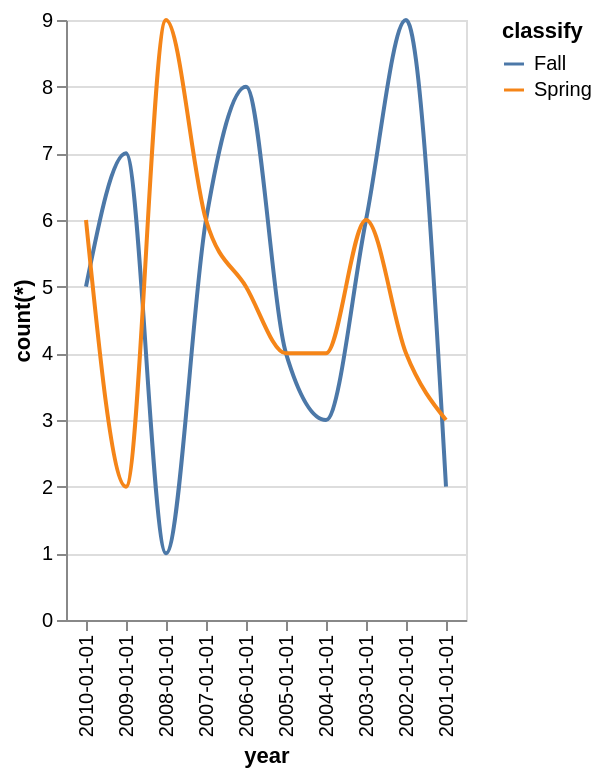

This figure's Vega-Lite source:
### Vega-Lite specification from a JSON file in a GitHub repository (floating-point values rounded to 4 significant figures)
{"data": {"values": [{"x_data": "2010-01-01", "y_data": 5, "classify": "Fall"}, {"x_data": "2009-01-01", "y_data": 7, "classify": "Fall"}, {"x_data": "2008-01-01", "y_data": 1, "classify": "Fall"}, {"x_data": "2007-01-01", "y_data": 6, "classify": "Fall"}, {"x_data": "2006-01-01", "y_data": 8, "classify": "Fall"}, {"x_data": "2005-01-01", "y_data": 4, "classify": "Fall"}, {"x_data": "2004-01-01", "y_data": 3, "classify": "Fall"}, {"x_data": "2003-01-01", "y_data": 6, "classify": "Fall"}, {"x_data": "2002-01-01", "y_data": 9, "classify": "Fall"}, {"x_data": "2001-01-01", "y_data": 2, "classify": "Fall"}, {"x_data": "2010-01-01", "y_data": 6, "classify": "Spring"}, {"x_data": "2009-01-01", "y_data": 2, "classify": "Spring"}, {"x_data": "2008-01-01", "y_data": 9, "classify": "Spring"}, {"x_data": "2007-01-01", "y_data": 6, "classify": "Spring"}, {"x_data": "2006-01-01", "y_data": 5, "classify": "Spring"}, {"x_data": "2005-01-01", "y_data": 4, "classify": "Spring"}, {"x_data": "2004-01-01", "y_data": 4, "classify": "Spring"}, {"x_data": "2003-01-01", "y_data": 6, "classify": "Spring"}, {"x_data": "2002-01-01", "y_data": 4, "classify": "Spring"}, {"x_data": "2001-01-01", "y_data": 3, "classify": "Spring"}]}, "mark": {"type": "line", "interpolate": "monotone"}, "encoding": {"x": {"field": "x_data", "type": "nominal", "title": "year", "sort": "descending"}, "y": {"field": "y_data", "type": "quantitative", "title": "count(*)"}, "color": {"field": "classify"}}}
